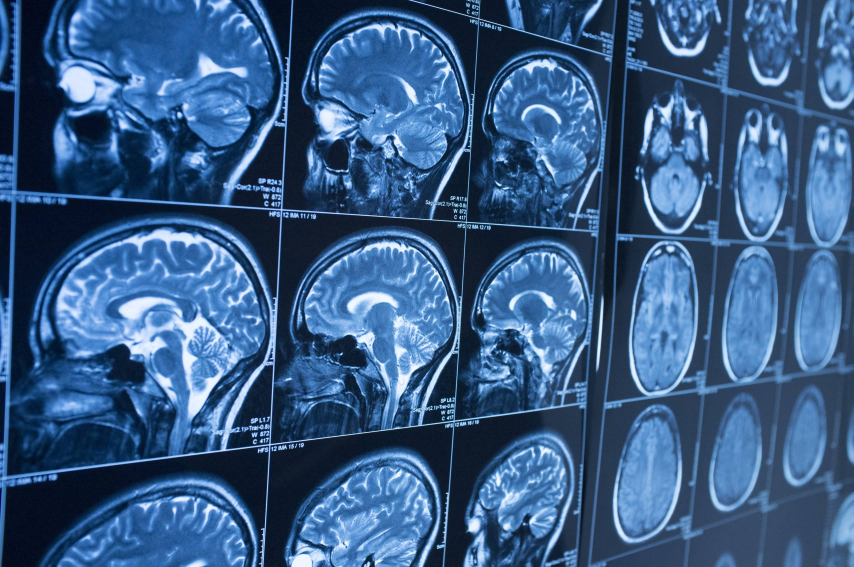
#> input picture images_database/sofia_bouzo.jpg, 2560 x 1700 px (shown at 1/3 size)
$ python -i jpeg_subsampling.py   (imports and definitions only)
#> lines starting #> are read from the running program, lines starting #| are printed output that depends on the picture
#> further down, picture is the input picture: shape (1700, 2560, 3); mean B, G, R 134.8, 92.6, 56.5
from numpy.typing import NDArray
from skimage.transform import resize


class JPEGSubSampleModes:
    S4_4_4 = 0
    S4_2_2 = 1
    S4_2_0 = 2
    def __iter__(self):
        yield JPEGSubSampleModes.S4_4_4
        yield JPEGSubSampleModes.S4_2_2
        yield JPEGSubSampleModes.S4_2_0


class JPEGSubSampler:
    def __init__(self, mode: int = JPEGSubSampleModes.S4_4_4):
        if mode not in list(JPEGSubSampleModes()):
            raise ValueError("Invalid subsampling mode")
        self.mode = mode
    def subsample(self, y_cr_cb_image: NDArray) -> tuple[NDArray, NDArray, NDArray]:
        shape = y_cr_cb_image.shape
#> shape = (1700, 2560, 3)
        width, height = shape[1], shape[0]
#> width = 2560; height = 1700
        y_channel = y_cr_cb_image[:, :, 0]
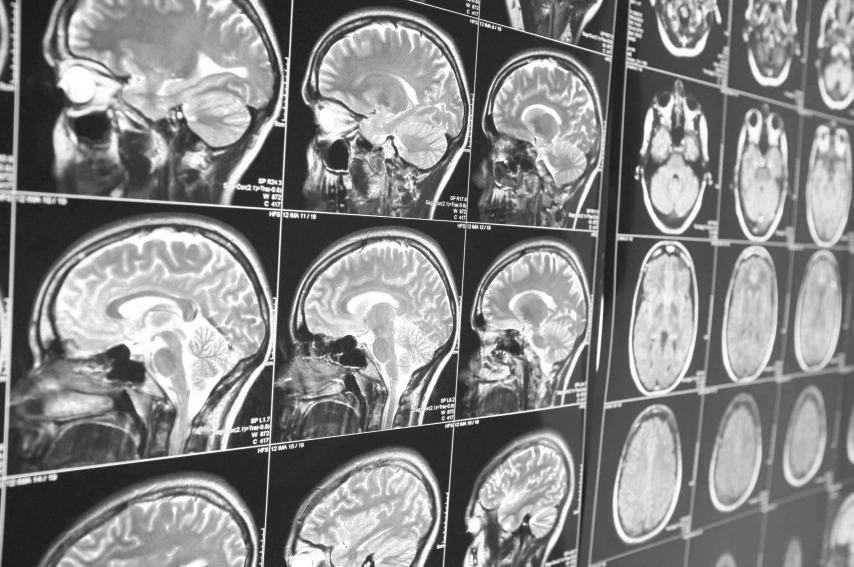
#> y_channel: shape (1700, 2560) (shown at 1/3 size); min 20, max 255, mean 134.8
        match self.mode:
            case (JPEGSubSampleModes.S4_4_4):
                cr_channel = y_cr_cb_image[:, :, 1]
                cb_channel = y_cr_cb_image[:, :, 2]
            case (JPEGSubSampleModes.S4_2_2):
                cr_channel = resize(y_cr_cb_image[:, :, 1], (height, width // 2), preserve_range=True)
                cb_channel = resize(y_cr_cb_image[:, :, 2], (height, width // 2), preserve_range=True)
            case (JPEGSubSampleModes.S4_2_0):
                cr_channel = resize(y_cr_cb_image[:, :, 1], (height // 2, width // 2), preserve_range=True)
                cb_channel = resize(y_cr_cb_image[:, :, 2], (height // 2, width // 2), preserve_range=True)
            case (_):
                raise NotImplementedError("Subsampling is not implemented yet")
        return y_channel, cr_channel, cb_channel
    def get_subsampling_factors(self):
        match self.mode:
            case (JPEGSubSampleModes.S4_4_4):
                return (1 << 4) | 1, (1 << 4) | 1, (1 << 4) | 1
            case (JPEGSubSampleModes.S4_2_2):
                return (2 << 4) | 1, (1 << 4) | 1, (1 << 4) | 1
            case (JPEGSubSampleModes.S4_2_0):
                return (2 << 4) | 2, (1 << 4) | 1, (1 << 4) | 1
            case (_):
                raise NotImplementedError("Subsampling is not implemented yet")
    def __call__(self, y_cr_cb_image: NDArray):
        frames =  self.subsample(y_cr_cb_image)
        factors = self.get_subsampling_factors()
        return frames, factors

>>> import cv2
>>> picture = cv2.imread('../images_database/sofia_bouzo.jpg')
>>> result = JPEGSubSampler().subsample(picture)
